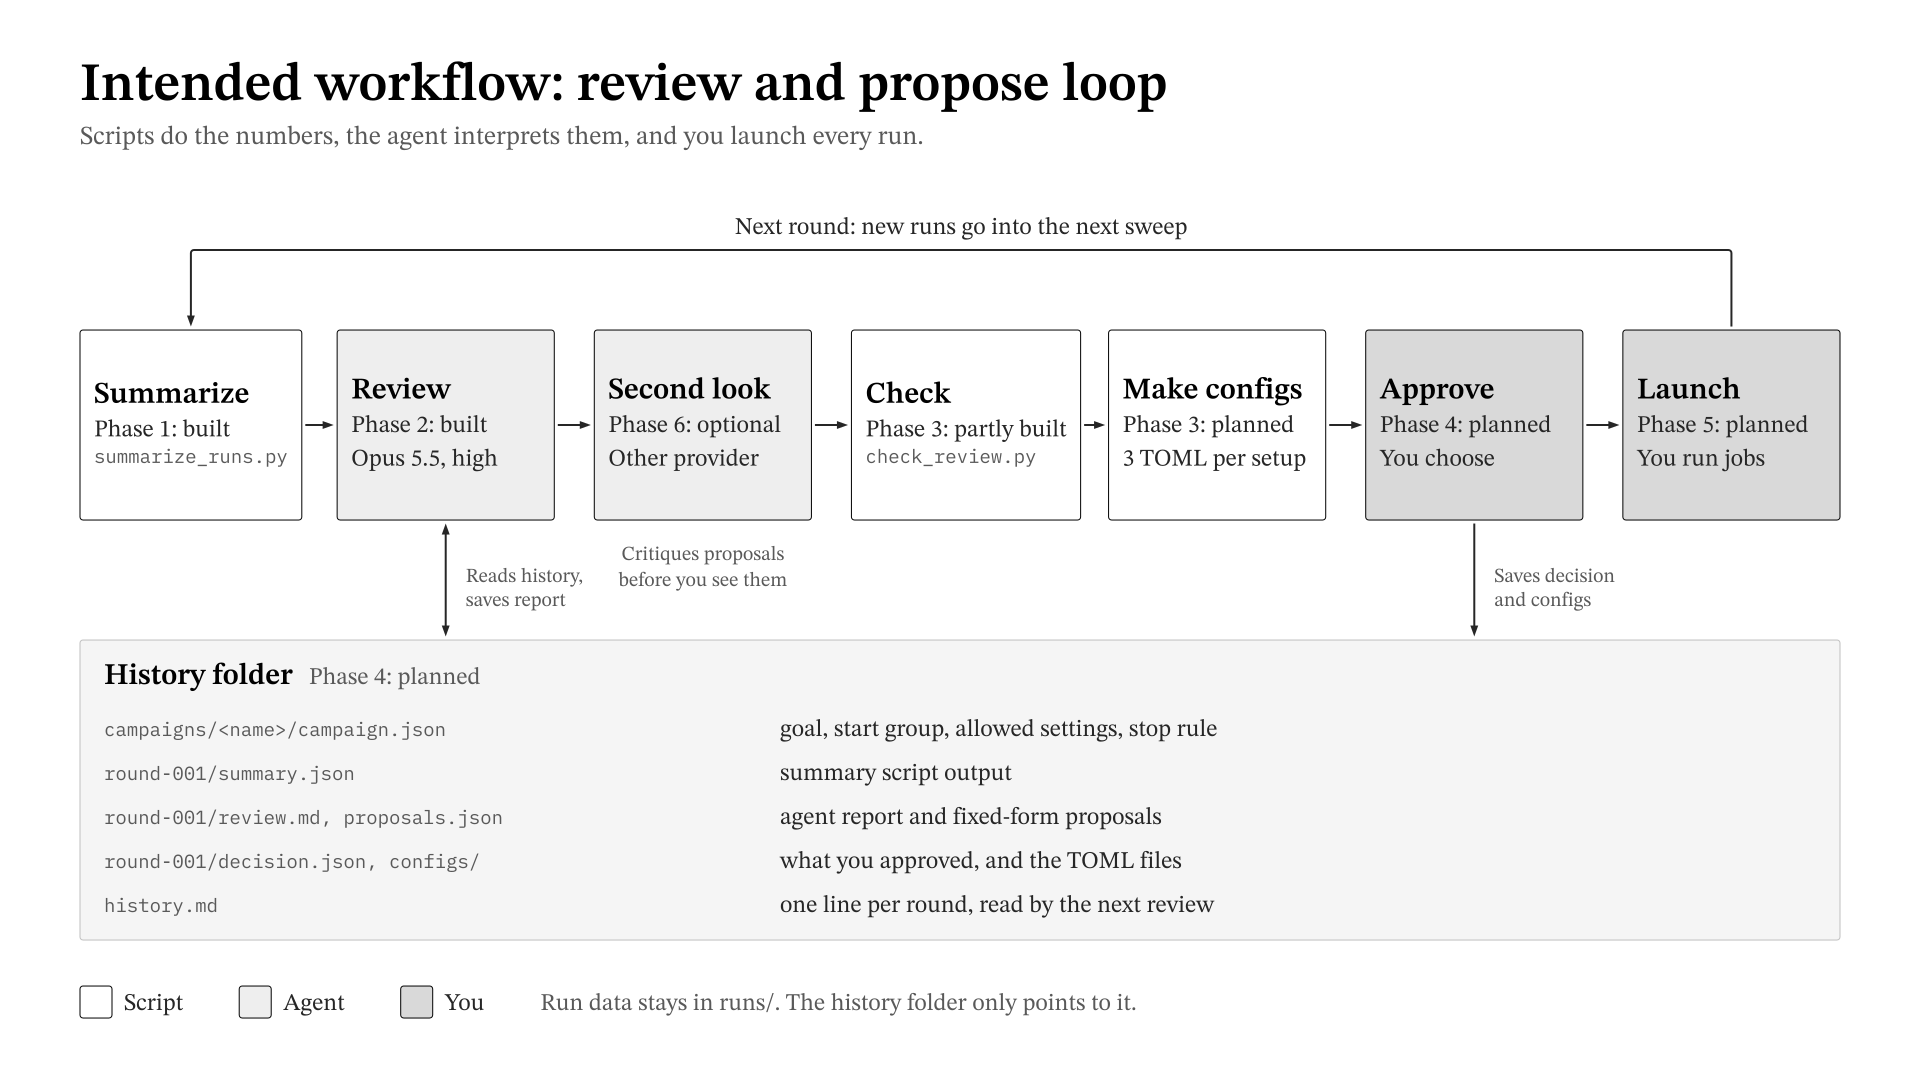

Here is the Python script that generated this plot:
"""Diagram of the intended overall agentic workflow (implementation-plan.md)."""
import sys; sys.path.insert(0, "/Users/hughcairney/GradSchool/16.S893/hcairney/.pi/skills/svg-figs")
from svgfig import Figure

f = Figure("deck")
M, W = 80, 1760
f.text(M, 100, "Intended workflow: review and propose loop", "title", "ink")
f.text(M, 144, "Scripts do the numbers, the agent interprets them, and you launch every run.", "subtitle", "muted")


def code(s):
    return (s, "code", "muted")


specs = [
    (0, ["Summarize", "Phase 1: built", code("summarize_runs.py")]),
    (1, ["Review", "Phase 2: built", "Opus 5.5, high"]),
    (1, ["Second look", "Phase 6: optional", "Other provider"]),
    (0, ["Check", "Phase 3: partly built", code("check_review.py")]),
    (0, ["Make configs", "Phase 3: planned", "3 TOML per setup"]),
    (2, ["Approve", "Phase 4: planned", "You choose"]),
    (2, ["Launch", "Phase 5: planned", "You run jobs"]),
]
GAP = 40
NW = (W - GAP * (len(specs) - 1)) / len(specs)
NY, NH = 330, 190
nodes = [f.node(M + k * (NW + GAP), NY, rows, cat, w=NW, h=NH, align="start")
         for k, (cat, rows) in enumerate(specs)]
for a, b in zip(nodes, nodes[1:]):
    f.arrow(a.r, b.l)
# the second look can be skipped: draw the bypass over the top of that node
n2, n3, n4 = nodes[1], nodes[2], nodes[3]

# Return path over the top
ry = 250
f.connector([nodes[-1].t, (nodes[-1].cx, ry), (nodes[0].cx, ry), nodes[0].t])
lab = "Next round: new runs go into the next sweep"
f.text((nodes[0].cx + nodes[-1].cx) / 2, ry - 16, lab, "label", "ink2", anchor="middle")

# Annotation under the optional node
f.text(n3.cx, NY + NH + 40, "Critiques proposals", "small", "muted", anchor="middle")
f.text(n3.cx, NY + NH + 66, "before you see them", "small", "muted", anchor="middle")

# History panel
HY, HH = 640, 300
panel = f.box(M, HY, W, HH)
f.text(M + 24, HY + 44, "History folder", "heading", "ink")
f.text(M + 24 + f.width("History folder", "heading") + 16, HY + 44, "Phase 4: planned", "label", "muted")
c1, c2 = M + 24, M + 700
f.text(c1, HY + 96, "campaigns/<name>/campaign.json", "code", "muted")
f.text(c2, HY + 96, "goal, start group, allowed settings, stop rule", "label", "ink2")
f.text(c1, HY + 140, "round-001/summary.json", "code", "muted")
f.text(c2, HY + 140, "summary script output", "label", "ink2")
f.text(c1, HY + 184, "round-001/review.md, proposals.json", "code", "muted")
f.text(c2, HY + 184, "agent report and fixed-form proposals", "label", "ink2")
f.text(c1, HY + 228, "round-001/decision.json, configs/", "code", "muted")
f.text(c2, HY + 228, "what you approved, and the TOML files", "label", "ink2")
f.text(c1, HY + 272, "history.md", "code", "muted")
f.text(c2, HY + 272, "one line per round, read by the next review", "label", "ink2")

# Arrows between the loop and the history
f.connector([n2.at("b", 0.5), (n2.cx, HY)], both=True)
f.connector([nodes[5].at("b", 0.5), (nodes[5].cx, HY)])
f.text(n2.cx + 20, NY + NH + 62, "Reads history,", "small", "muted")
f.text(n2.cx + 20, NY + NH + 86, "saves report", "small", "muted")
f.text(nodes[5].cx + 20, NY + NH + 62, "Saves decision", "small", "muted")
f.text(nodes[5].cx + 20, NY + NH + 86, "and configs", "small", "muted")

# Legend
ly = 1010
x = M
for cat, name in [(0, "Script"), (1, "Agent"), (2, "You")]:
    f.box(x, ly - 24, 32, 32, cat)
    wd = f.text(x + 44, ly, name, "label", "ink2")
    x += 44 + wd + 56
f.text(x, ly, "Run data stays in runs/. The history folder only points to it.", "label", "muted")

f.save("overall_workflow.svg")
